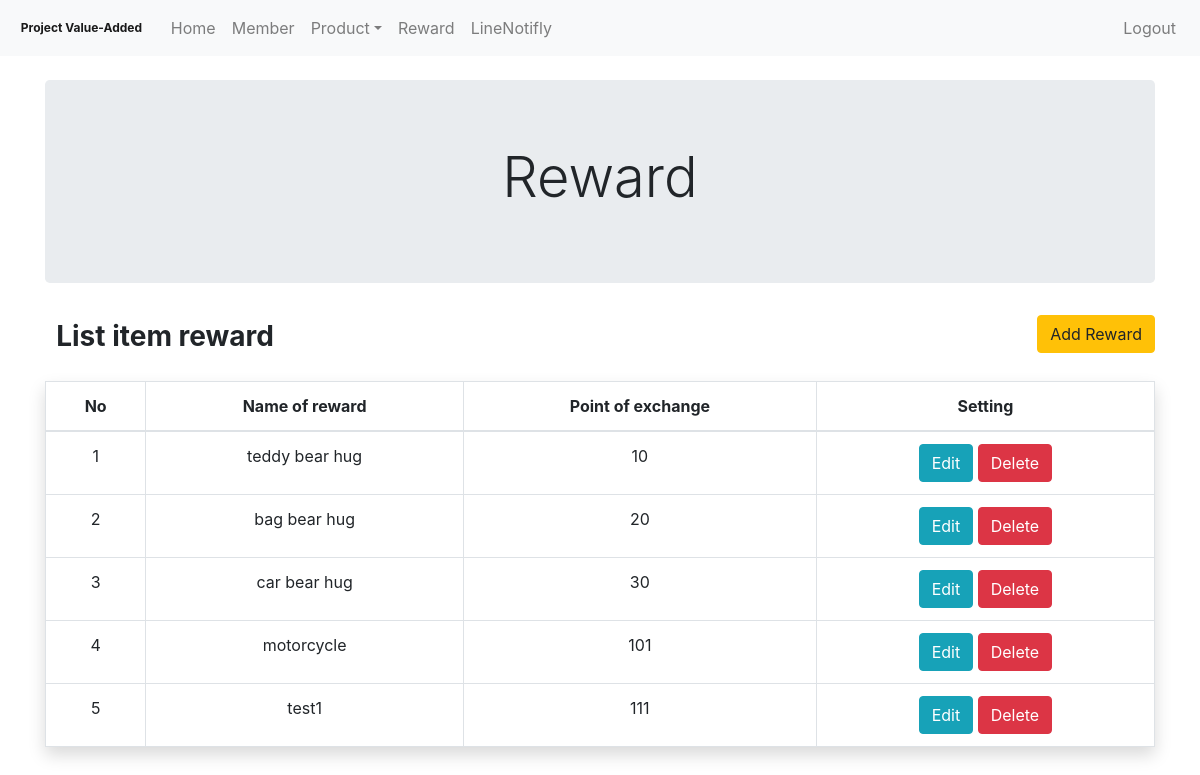
The app's page /Admin/reward.php with its own data.
### tables this page shows
CREATE TABLE `reward` (
  `id_reward` int(2) NOT NULL,
  `description_reward` text NOT NULL,
  `name_reward` varchar(255) NOT NULL,
  `img_reward` varchar(255) NOT NULL,
  `point_exchange_reward` int(5) NOT NULL
);

### Admin/reward.php (called while the page is built, shortened)
<?php
include "./src/component/header.php";
include "./src/component/nev.php";
include "./src/views/reward_modal.php";
include "./src/component/footage.php";

### Admin/src/models/reward.php (called while the page is built)
<?php
require "../Mysql/Connect.php";
$q_fetch_lists = "SELECT * FROM reward";
$result_fetch_lists = mysqli_query($dbcon, $q_fetch_lists);

### Admin/src/views/reward_modal.php (the view)
<?php
require './src/models/reward.php';
?>
<div class="container pt-4">
    <div class="row">
        <div class="col-12 text-center">
            <div class="jumbotron ">
                <h1 class="display-4">Reward</h1>
            </div>
        </div>
        <div class="col-12 mb-3">
            <h1 class="badge " style="font-size: 1.75rem;"> List item reward </h1>
            <button type="button" class="btn btn-warning float-right" style="text-align: right" data-toggle="modal" data-target="#modal-reward-add">
                Add Reward
            </button>
        </div>
        <div class="col-12">
            <table class="table table-bordered shadow text-center">
                <thead>
                    <tr>
                        <th scope="col">No</th>
                        <th scope="col">Name of reward</th>
                        <th scope="col">Point of exchange</th>
                        <th scope="col">Setting</th>
                    </tr>
                </thead>
                <tbody>
                    <?php
                    $No = 0;
                    while ($lists_reward = mysqli_fetch_assoc($result_fetch_lists)) {
                        $No = $No + 1;
                    ?>
                        <tr>
                            <td class="text-center"><?php echo ($No) ?></td>
                            <td scope="row"><?php echo $lists_reward['name_reward']; ?></td>
                            <td scope="row"><?php echo $lists_reward['point_exchange_reward']; ?></td>
                            <td scope="row ">
                                <button class="btn btn-info reward_edit_modal" id="<?php echo $lists_reward['id_reward']; ?>">Edit</button>
                                <button class="btn btn-danger reward_delete" id="<?php echo $lists_reward['id_reward']; ?>">Delete</button>
                            </td>
                        </tr>
                    <?php } ?>
                </tbody>
            </table>
        </div>
    </div>
</div>

### Admin/src/css/admin.css (style rules this page uses)
input, button, p { vertical-align: middle; }

### records on screen
reward: name_reward "teddy bear hug", point_exchange_reward "10"
reward: name_reward "bag bear hug", point_exchange_reward "20"
reward: name_reward "car bear hug", point_exchange_reward "30"
reward: name_reward "motorcycle", point_exchange_reward "101"
reward: name_reward "test1", point_exchange_reward "111"
